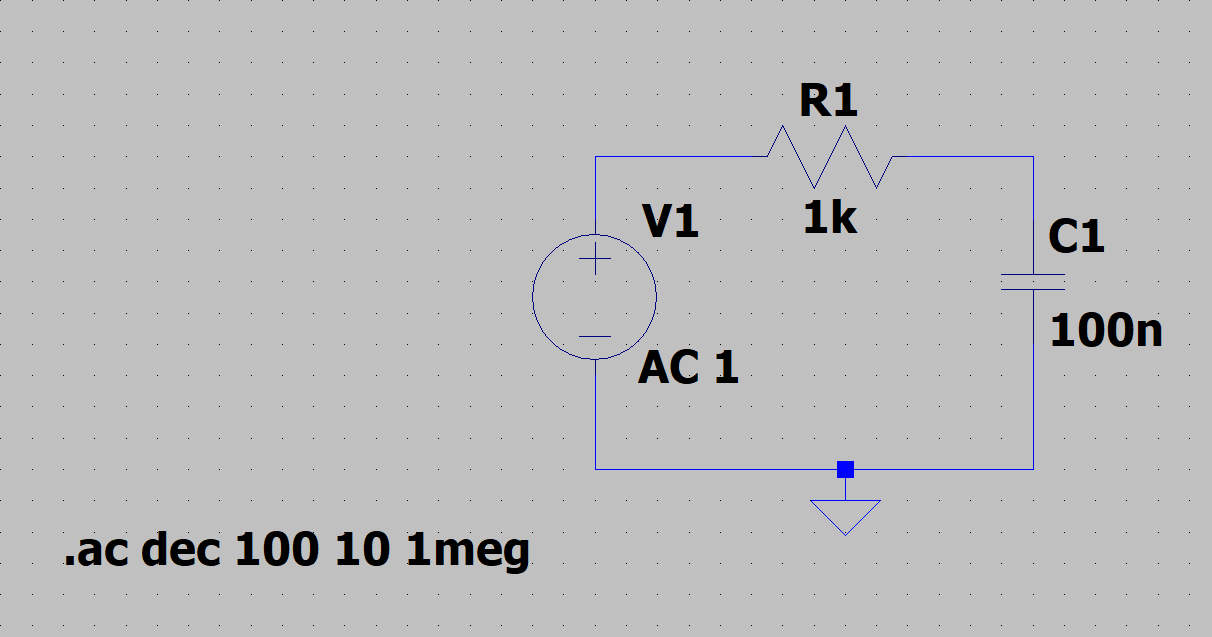
#> input picture py/images/easy.png, 1212 x 637 px
$ jupyter execute --allow-errors main.ipynb   (shell and % lines are left out)
#> lines starting #> are read from the running program, lines starting #| are printed output that depends on the picture; after the words box and inside, x2 and y2 are one past the last pixel; in counts of white or black regions, pixels touching at a corner belong together
[cell 1]
import cv2 as cv
import numpy as np
import matplotlib.pyplot as plt

from IPython.display import Image

[cell 2]
easy = cv.imread("images/easy.png", 1)
#> easy is the input picture: shape (637, 1212, 3); mean B, G, R 188.5, 187.8, 187.8
Image("images/easy.png")

[cell 3]
blur = cv.blur(easy, (3,3))
edge = cv.Canny(blur, 100, 200)
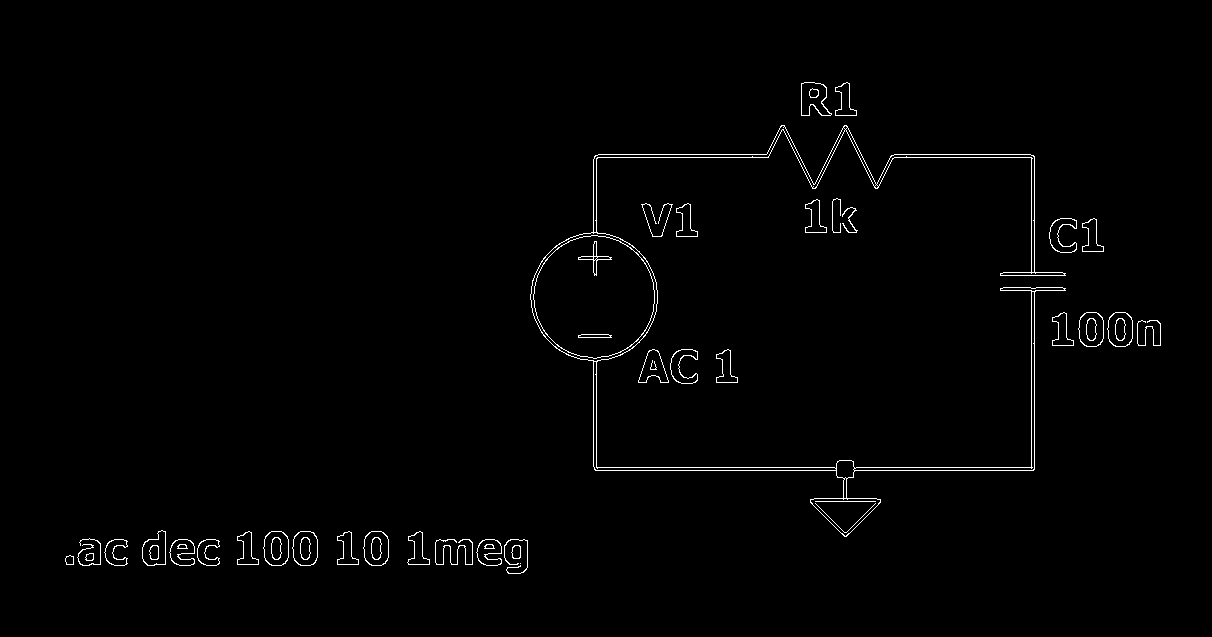
#> edge: shape (637, 1212); 1.1% white in thin lines or dots, all inside (x1, y1, x2, y2) = (65, 82, 1161, 574)

plt.imshow(edge, cmap='gray')
#> (this line was passed over: IPython is not available in this run)
plt.show()

[cell 4]
kernel = np.ones((3, 3), np.uint8)
edges = cv.dilate(edge, kernel, iterations=1)
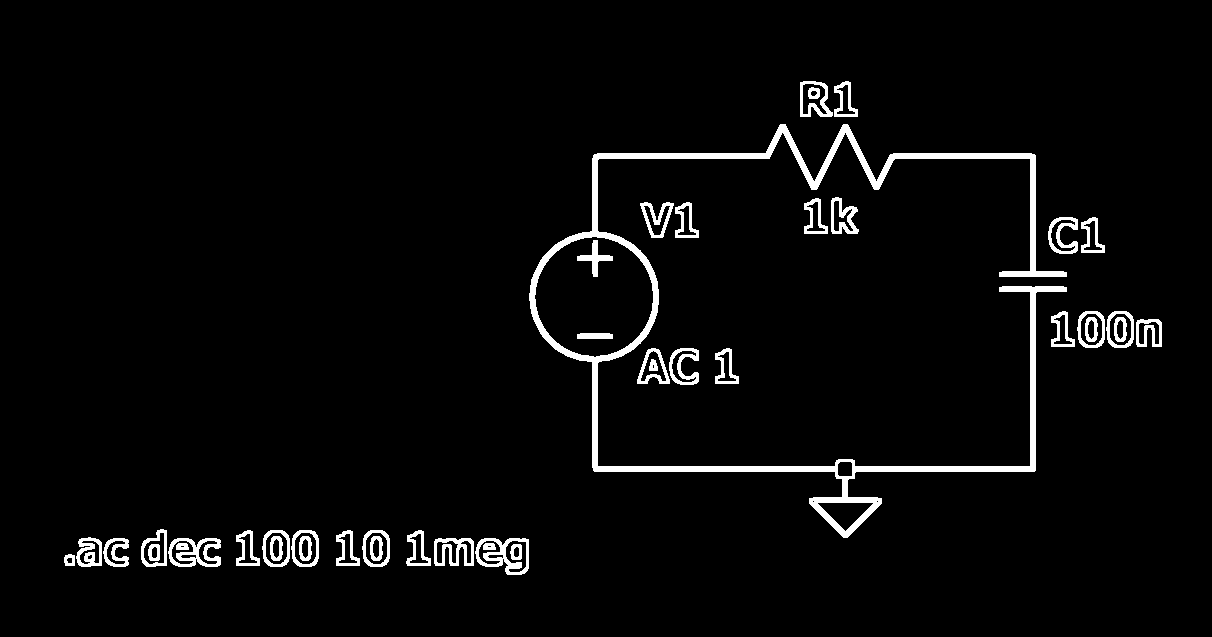
#> edges: shape (637, 1212); 3.6% white; 42 white regions, largest, box (x1, y1, x2, y2) and area: (529, 124, 1067, 538) 13511, (475, 538, 529, 575) 829, (168, 538, 221, 567) 794
kernel = np.ones((3, 3), np.uint8)
edges = cv.erode(edges, kernel, iterations=1)
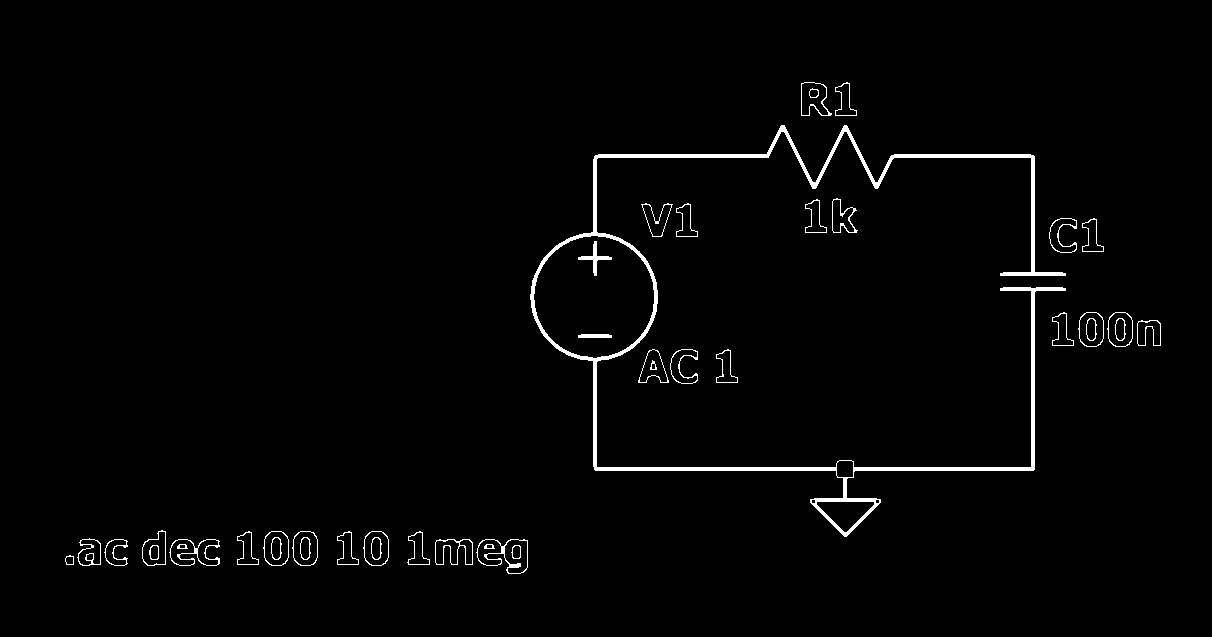
#> edges: shape (637, 1212); 1.7% white; 42 white regions, largest, box (x1, y1, x2, y2) and area: (530, 125, 1066, 537) 8557, (476, 539, 528, 574) 313, (169, 539, 220, 566) 282

plt.imshow(edges, cmap='gray')
#> (this line was passed over: IPython is not available in this run)
plt.show()

[cell 5]
lines_image = easy.copy()

# Apply HoughLinesP method to
# to directly obtain line end points
lines_list =[]
lines = cv.HoughLinesP(
            edges, # Input edge image
            1, # Distance resolution in pixels
            np.pi/2, # Angle resolution in radians
            threshold=80, # Min number of votes for valid line
            minLineLength=50, # Min allowed length of line
            maxLineGap=2 # Max allowed gap between line for joining them
            )
#> lines = 20 rows, first 6: [594, 468, 836, 468], [594, 467, 836, 467], [594, 469, 836, 469], [853, 470, 1033, 470], [594, 157, 768, 157], [890, 156, 1034, 156]

# Iterate over points
for points in lines:
      # Extracted points nested in the list
    x1,y1,x2,y2=points[0]
    # Draw the lines joing the points
    # On the original image
    cv.line(lines_image,(x1,y1),(x2,y2),(0,255,0),2)
    # Maintain a simples lookup list for points
    lines_list.append([(x1,y1),(x2,y2)])
#> this loop made 20 passes
#> (x1, y1, x2, y2) on passes 1 to 12: (594, 468, 836, 468), (594, 467, 836, 467), (594, 469, 836, 469), (853, 470, 1033, 470), (594, 157, 768, 157), (890, 156, 1034, 156), (1034, 275, 1034, 157), (1031, 469, 1031, 288), (595, 155, 769, 155), (1033, 469, 1033, 288), (598, 154, 769, 154), (1032, 469, 1032, 288)
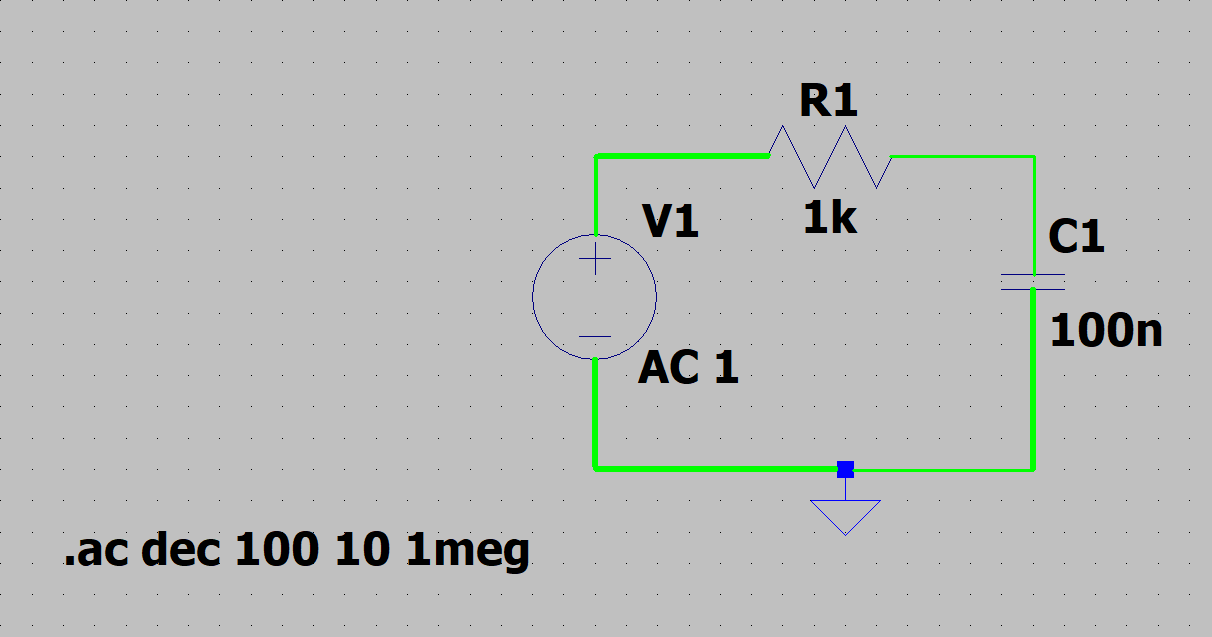
#> lines_image: shape (637, 1212, 3); 0.77% of pixels changed, all inside (x1, y1, x2, y2) = (592, 153, 1036, 472)
#> after the loop, lines_list = 20 items

# All the changes made in the input image are finally
# written on a new image houghlines.jpg
cv.imwrite("attempts/easy-linesDetected.png", lines_image)

Image("attempts/easy-linesDetected.png")

[cell 6]
template = cv.imread("templates/powersupply.png", 0)
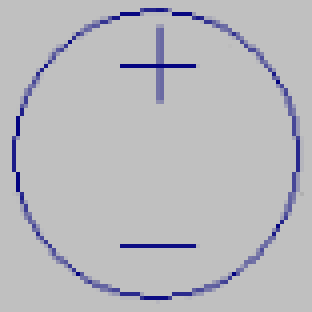
#> input picture py/templates/powersupply.png, 78 x 78 px (shown 4 times larger)
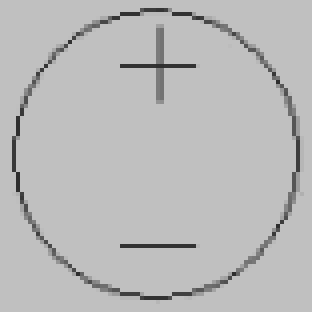
#> template: shape (78, 78) (shown 4 times larger); min 46, max 192, mean 185.9
easy_gray = cv.cvtColor(easy, cv.COLOR_BGR2GRAY)
easy_gray = cv.blur(easy_gray, (3,3))

w, h = template.shape[::-1]
#> w = 78; h = 78
res = cv.matchTemplate(easy_gray, template, cv.TM_CCOEFF_NORMED)
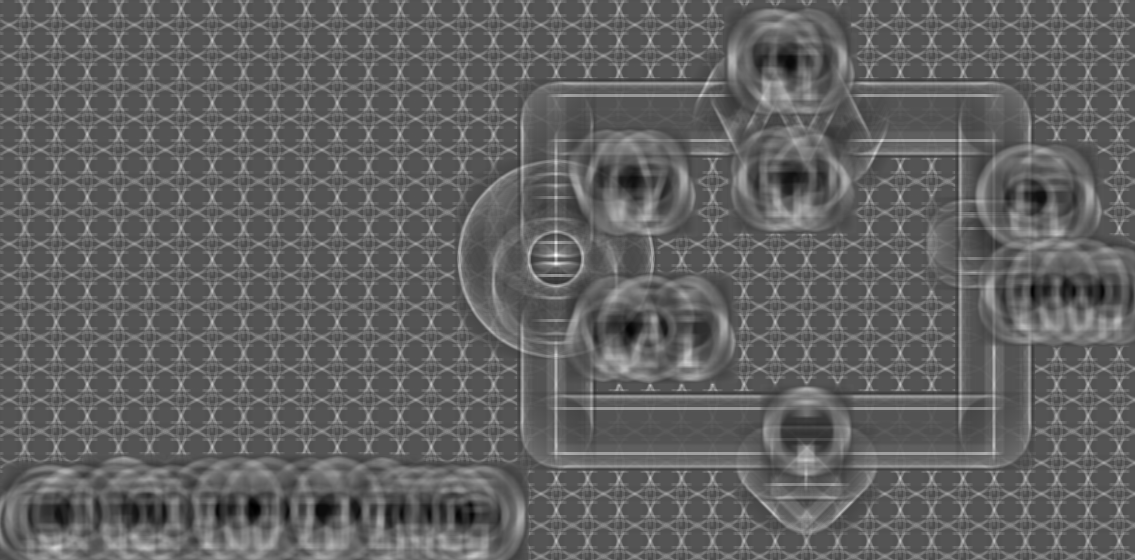
#> res: shape (560, 1135) float32; min -0.133, max 0.21, mean -0.000609; drawn with min black and max white
min_val, max_val, min_loc, max_loc = cv.minMaxLoc(res)
#> min_val = -0.133; max_val = 0.21; min_loc = (252, 505); max_loc = (555, 255)
top_left = max_loc
#> top_left = (555, 255)
bottom_right = (top_left[0] + w, top_left[1] + h)
#> bottom_right = (633, 333)
cv.rectangle(easy_gray,top_left, bottom_right, 255, 2)
cv.putText(easy_gray, "Supply", top_left, cv.FONT_HERSHEY_SIMPLEX,
                                1, (255,0,0),2,cv.LINE_AA)
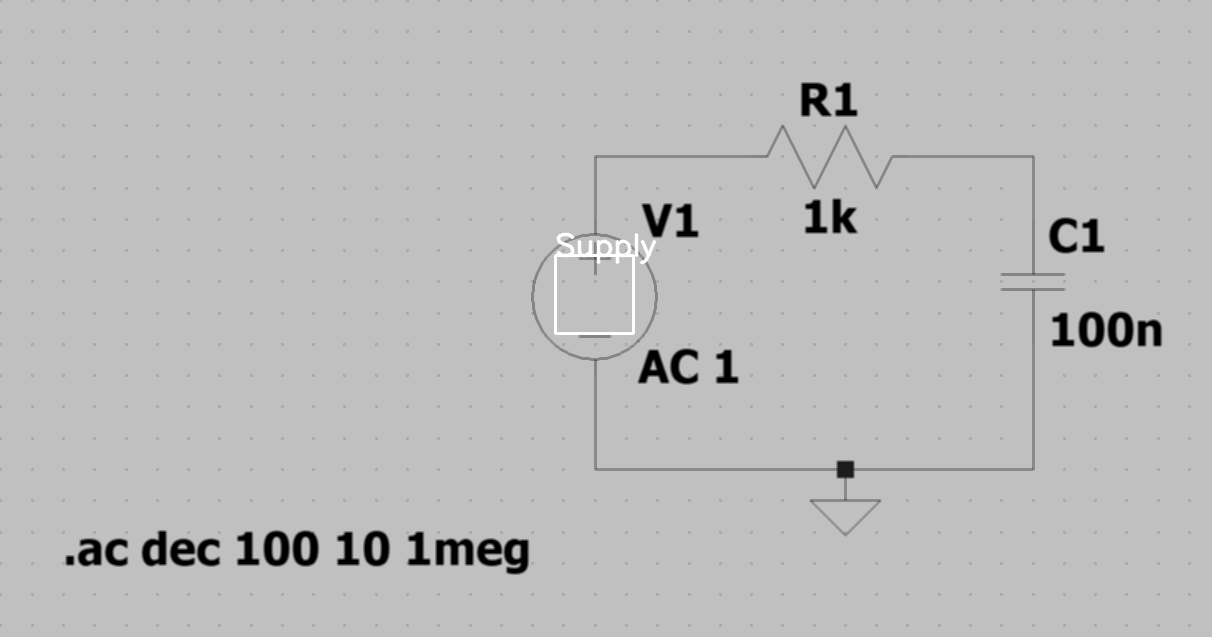
#> easy_gray: shape (637, 1212); min 0, max 255, mean 188.1

plt.figure(figsize=[20,5])
#> (this line was passed over: IPython is not available in this run)
#> (the rest of this cell did not finish here and is left out)
